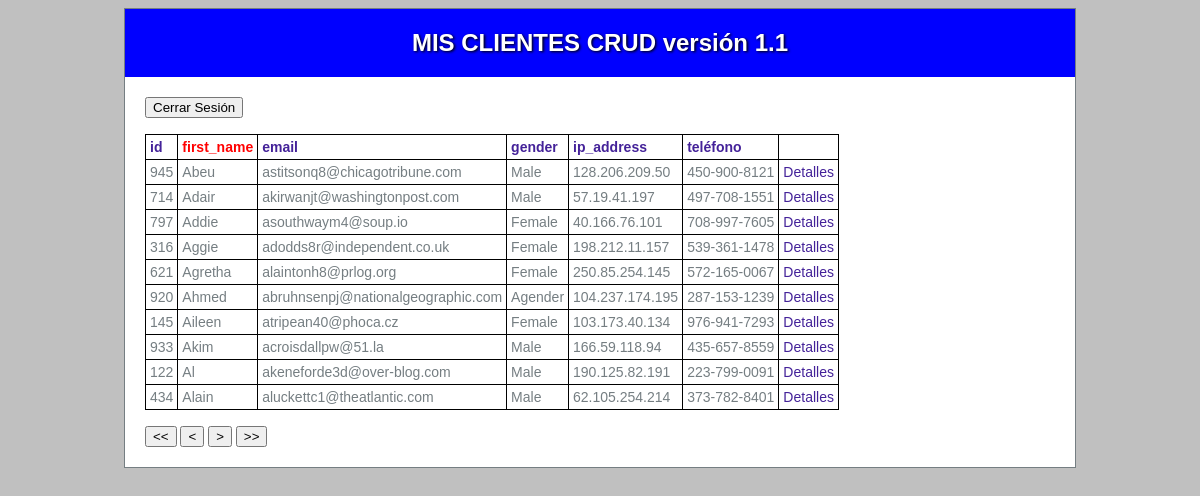
The page /index.php?ordenacion=first_name (signed in) on the database its author committed.
### tables this page shows
create table Clientes (
	id INT(8) auto_increment not null,
	first_name VARCHAR(50),
	last_name VARCHAR(50),
	email VARCHAR(50),
	gender VARCHAR(50),
	ip_address VARCHAR(20),
	telefono VARCHAR(50),
	CONSTRAINT pk_usuarios PRIMARY KEY(id)
);

### app/models/AccesoDatosPDO.php (called while the page is built, shortened)
<?php
class AccesoDatos {
    private static $modelo = null;
    private $dbh = null;
    public static function getModelo(){
        if (self::$modelo == null){
            self::$modelo = new AccesoDatos();
        }
        return self::$modelo;
    }
    private function __construct(){
        try {
            $dsn = "mysql:host=".DB_SERVER.";dbname=".DATABASE.";charset=utf8";
            $this->dbh = new PDO($dsn,DB_USER,DB_PASSWD);
            $this->dbh->setAttribute(PDO::ATTR_ERRMODE, PDO::ERRMODE_EXCEPTION);
        } catch (PDOException $e){
            echo "Error de conexión ".$e->getMessage();
            exit();
        }
    }
    public function getClientes ($primero,$cuantos,$ordenacion):array {
        $tuser = [];
        $stmt_usuarios  = $this->dbh->prepare("select * from Clientes ORDER BY $ordenacion limit $primero,$cuantos");
        $stmt_usuarios->setFetchMode(PDO::FETCH_CLASS, 'Cliente');
        if ( $stmt_usuarios->execute() ){
            while ( $user = $stmt_usuarios->fetch()){
               $tuser[]= $user;
            }
        }
        return $tuser;
    }
}

### app/models/Cliente.php (called while the page is built, shortened)
<?php
class Cliente {
   function __get($name)
   {
       if ( property_exists($this,$name)){
           return $this->$name;
       }
   }
}

### app/views/list_Limitado.php (the view)
<form><button type="submit" name="finSesion" > Cerrar Sesión </button></form>
<br>
<?php $titulos = ['id','first_name','email','gender','ip_address']; ?>
<table>
<tr>
    <?php foreach ($titulos as $valor): ?>
        <th><a style="<?= $_SESSION['ordenacion']==$valor ? 'color: red' : '' ?>" id="<?=$valor?>" href="<?=$_SERVER['PHP_SELF'].'?ordenacion='.$valor?>"><?= $valor ?></a></th>
    <?php endforeach ?>
    <th><a style="<?= $_SESSION['ordenacion']=='telefono' ? 'color: red' : '' ?>" id="telefono" href="<?=$_SERVER['PHP_SELF'].'?ordenacion=telefono'?>">teléfono</a></th>
</tr>
<?php foreach ($tvalores as $valor): ?>
<tr>
<td><?= $valor->id ?> </td>
<td><?= $valor->first_name ?> </td>
<td><?= $valor->email ?> </td>
<td><?= $valor->gender ?> </td>
<td><?= $valor->ip_address ?> </td>
<td><?= $valor->telefono ?> </td>
<td><a href="?orden=Detalles&id=<?=$valor->id?>" >Detalles</a></td>
<tr>
<?php endforeach ?>
</table>
<form>
<br>
<button type="submit" name="nav" value="Primero"> << </button>
<button type="submit" name="nav" value="Anterior"> < </button>
<button type="submit" name="nav" value="Siguiente"> > </button>
<button type="submit" name="nav" value="Ultimo"> >> </button>
</form>

### web/css/default.css (style rules this page uses)
body { background: silver; text-align: justify; font-family: Tahoma, Geneva, sans-serif; font-size: 14px; color: #757E82; }
a { color: #429; text-decoration: none; }
table, th, td { border: 1px solid black; border-collapse:collapse; padding: 4px; }

### rows shown on the page
clientes: id "945", first_name "Abeu", email "astitsonq8@chicagotribune.com", gender "Male", ip_address "128.206.209.50", telefono "450-900-8121"
clientes: id "714", first_name "Adair", email "akirwanjt@washingtonpost.com", gender "Male", ip_address "57.19.41.197", telefono "497-708-1551"
clientes: id "797", first_name "Addie", email "asouthwaym4@soup.io", gender "Female", ip_address "40.166.76.101", telefono "708-997-7605"
clientes: id "316", first_name "Aggie", email "adodds8r@independent.co.uk", gender "Female", ip_address "198.212.11.157", telefono "539-361-1478"
clientes: id "621", first_name "Agretha", email "alaintonh8@prlog.org", gender "Female", ip_address "250.85.254.145", telefono "572-165-0067"
clientes: id "920", first_name "Ahmed", email "abruhnsenpj@nationalgeographic.com", gender "Agender", ip_address "104.237.174.195", telefono "287-153-1239"
clientes: id "145", first_name "Aileen", email "atripean40@phoca.cz", gender "Female", ip_address "103.173.40.134", telefono "976-941-7293"
clientes: id "933", first_name "Akim", email "acroisdallpw@51.la", gender "Male", ip_address "166.59.118.94", telefono "435-657-8559"
clientes: id "122", first_name "Al", email "akeneforde3d@over-blog.com", gender "Male", ip_address "190.125.82.191", telefono "223-799-0091"
clientes: id "434", first_name "Alain", email "aluckettc1@theatlantic.com", gender "Male", ip_address "62.105.254.214", telefono "373-782-8401"

### other values the page prints
$valor "id"
$valor "first_name"
$valor "email"
$valor "gender"
$valor "ip_address"
